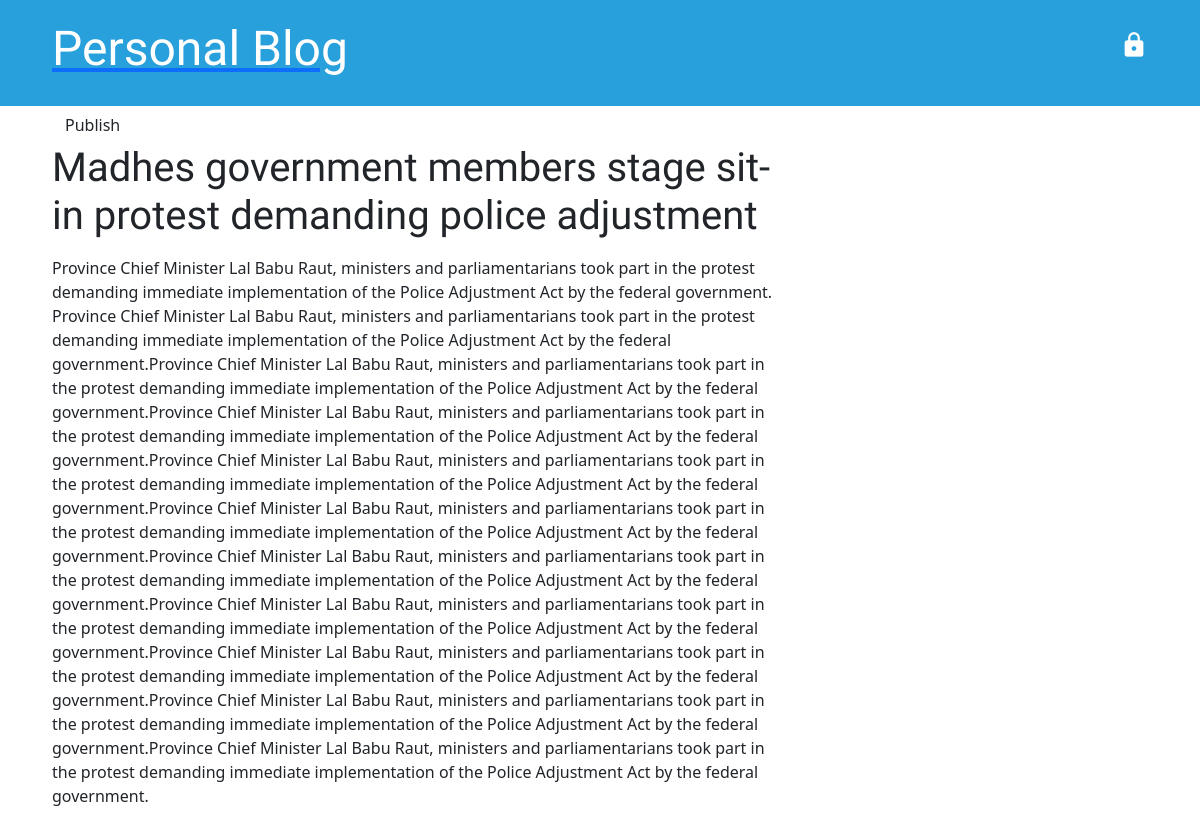
The page /post-detail/2/ on the database as committed earlier.
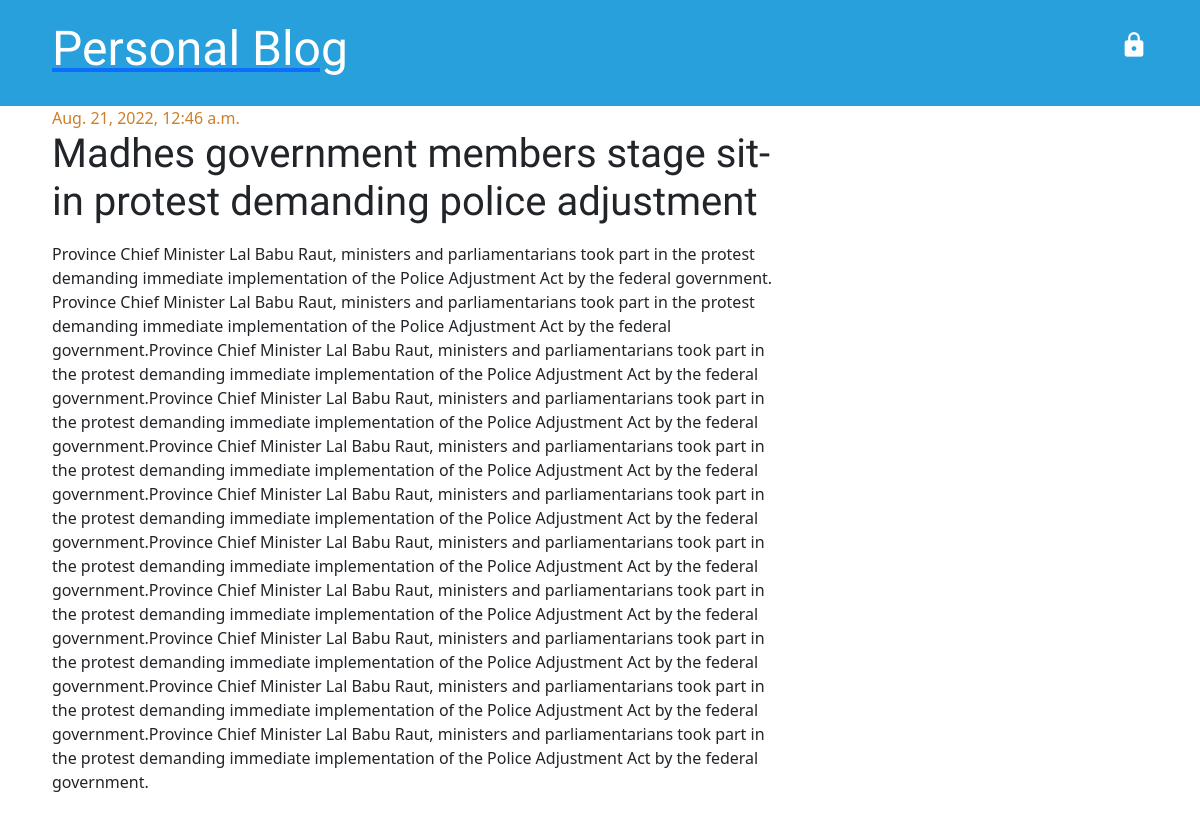
The same page on the database as committed later.
### personal_blog/models.py (models this page shows, shortened)
class Post(models.Model):
    title = models.CharField(max_length=256)
    text = models.TextField()
    created_date = models.DateTimeField(default = timezone.now)
    published_date = models.DateTimeField(blank = True, null = True)
    author = models.ForeignKey('auth.User', on_delete=models.CASCADE)

### personal_blog/views.py (the view)
# urls.py: path("post-detail/<int:pk>/", post_detail, name="post-detail"),
def post_detail(request, pk):
    post = get_object_or_404(Post,pk=pk)
    return render (
        request,
        "post_detail.html",
        {"post":post},
    )

### template/post_detail.html (shortened to what this page needs)
{% extends "base.html" %}
{% block content %}
<div class="post">
    {% if post.published_date %}
     <div class="date">{{post.published_date}}</div>
        {% else %}
        <a href="/post-published/{{post.pk}}" class="btn btn-default">Publish</a>
   {% endif %}
        <h1>
            {{post.title}}
        </h1>
        <p>{{post.text | linebreaks}}</p>
   </div>
{% endblock content %}

### template/base.html (shortened to what this page needs)
{% load static%}
<!doctype html>
<html lang="en">
  <head>
    <link href="{% static 'css/bootstrap.min.css' %}" rel="stylesheet">
    <link href="{% static 'css/style.css' %}" rel="stylesheet">
    <link href="{% static 'css/blog.css' %}" rel="stylesheet">
  </head>
  <body>
    <div class="page-header container-fluid">
      <div class="container">
           {% if user.is_authenticated %}
            <p class="top-menu" style="font-family: Arial, Helvetica, sans-serif; font-size: 35px;">Hello {{user.username}} &nbsp;
              <a href="{% url 'logout' %}" class="top-menu">
                <span class="material-icons md-48" style="font-size: 25px;">
                  logout
                  </span>
                </a>
            </p>
            <a href="{% url 'draft-list' %}" class="top-menu">
              <span class="material-icons md-48">
                library_add
                </span>
              </a>
            <a href="{% url 'post-add' %}" class="top-menu">
            <span class="material-icons md-48">
              add
              </span>
            </a>
              {% else %}
              <a href="{% url 'login' %}" class="top-menu">
                <span class="material-icons md-48">
                  </span>
                </a>
              {% endif %}
              <a href="/"><h1>Personal Blog</h1></a>
    </div>
  </div>
    <div class="content container">
        <div class="row">
            <div class="col-md-8">
    {% block content %}
    {% endblock %}
            </div>
        </div>
    </div>
</body>
</html>

### static/css/style.css (style rules this page uses)
body { margin: 0; padding: 0; }
.md-48 { font-size: 28px; }

### static/css/blog.css (style rules this page uses)
body { padding-left: 0px; }
.page-header { background-color: #27a0dc; margin-top: 0; padding: 20px 20px 20px 40px; }
.page-header h1, .page-header h1 a, .page-header h1 a:visited, .page-header h1 a:active { color: #ffffff; font-size: 36pt; text-decoration: none; }
.content { margin-left: 40px; }
h1, h2, h3, h4 { font-family: 'Lobster', cursive; }
.date { color: #ce7e29; }
.top-menu, .top-menu:hover, .top-menu:visited { color: #ffffff; float: right; font-size: 26pt; margin-right: 20px; }
.post { margin-bottom: 50px; }

Rows that differ between the two databases and show on the page:
changed Post "Madhes government members stage sit-in protest demanding police adjustment": published_date (not shown) → "Aug. 21, 2022, 12:46 a.m."
Other text that changed with them:
text no longer shown: "Publish"
